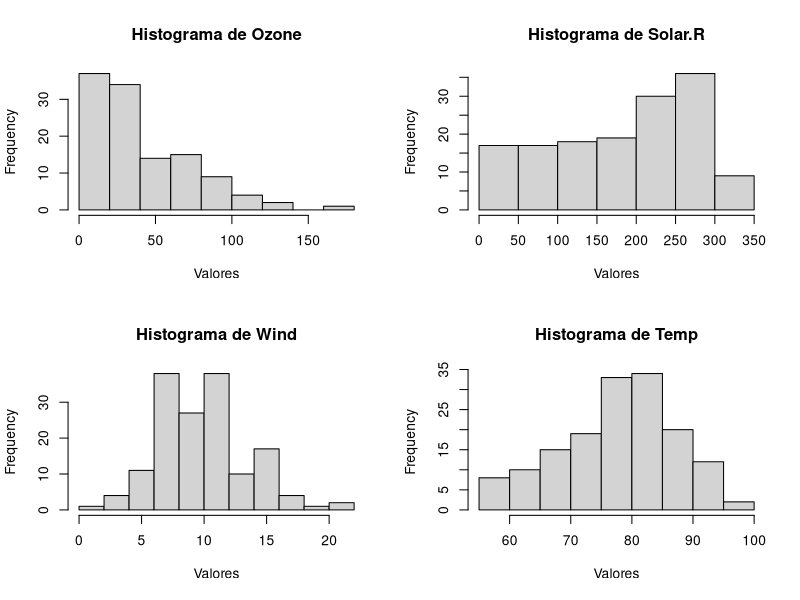

This chart was generated by the following R code:
################## Atividade - Estruturas de Controle #########

# Ainda usando o df airquality, primeiro farei uma condicional e depois uma repetição

airquality$tempMean <- ifelse(airquality$Temp > mean(airquality$Temp), "hot", "cold") #Aqui, quero saber se o dia foi mais quente que a média.
airquality$tempMean

#criando o histograma com repetição
par(mfrow = c(2, 2))


for (i in 1:4) { 
  x <- airquality[ , i] #Pega cada coluna de 1 a 4
  hist(x,
       main = paste("Histograma de", names(airquality)[i]), #Adeque a legenda como necessário
       xlab = "Valores" 
  )
}
